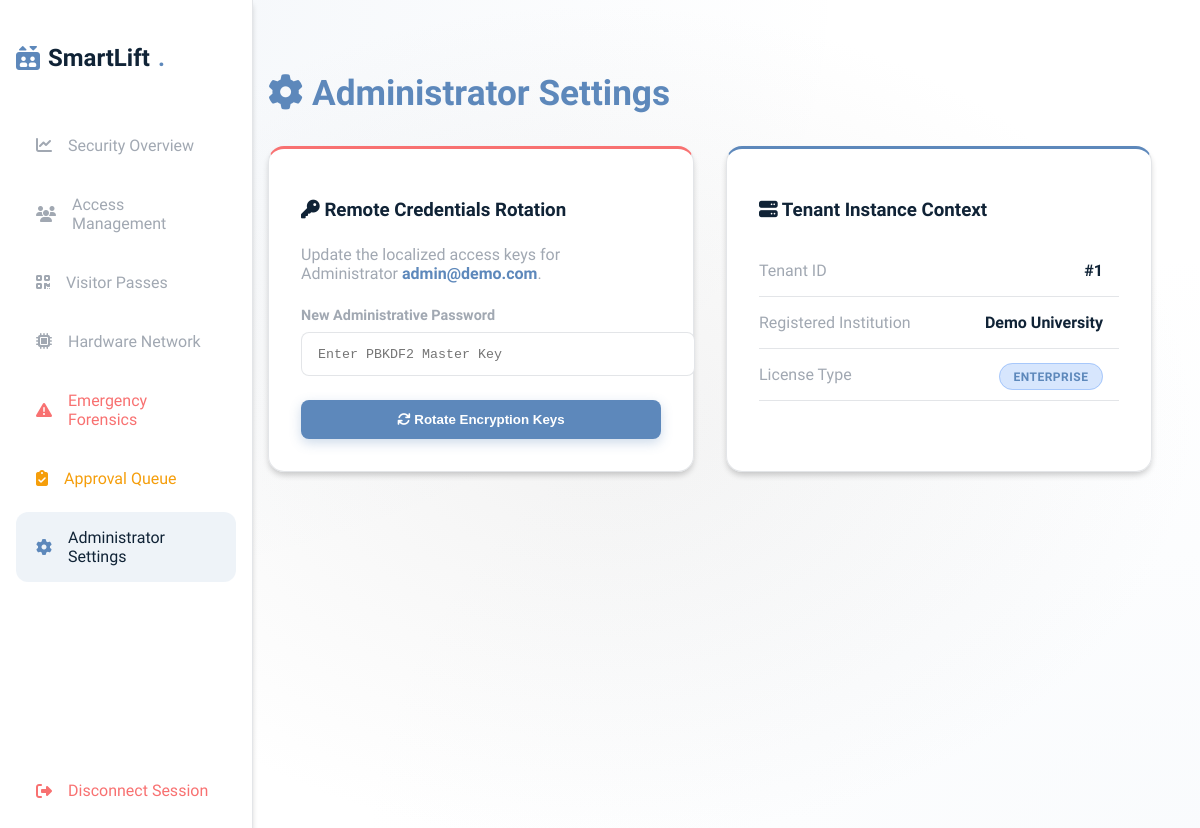
The page /settings (signed in) on the database its author committed.
### models.py (models this page shows)
class Admin(db.Model):
    admin_id = db.Column(db.Integer, primary_key=True) # ER Mapping: admin_id
    email = db.Column(db.String(120), unique=True, nullable=False) # ER Mapping: email
    password = db.Column(db.String(200), nullable=False) # ER Mapping: password
    tenant_id = db.Column(db.Integer, db.ForeignKey('tenant.id'), nullable=False)

class Tenant(db.Model):
    id = db.Column(db.Integer, primary_key=True)
    name = db.Column(db.String(100), nullable=False) # Equivalent to clg_name
    clg_id = db.Column(db.String(50), nullable=True) # ER Mapping: cfg_id
    No_Floor = db.Column(db.Integer, default=5) # ER Mapping: No_Floor
    max_lifts = db.Column(db.Integer, default=5) # Subscription hardware capacity
    primary_color = db.Column(db.String(20), default='#3b82f6')
    logo_path = db.Column(db.String(255), nullable=True)
    subscription_status = db.Column(db.String(50), default='Active')
    subscription_type = db.Column(db.String(50), default='Premium')
    created_at = db.Column(db.DateTime, default=datetime.utcnow)
    admins = db.relationship('Admin', backref='tenant', lazy=True)
    users = db.relationship('User', backref='tenant', lazy=True)
    lifts = db.relationship('Lift', backref='tenant', lazy=True)

### app.py (the view)
@app.route('/settings', methods=['GET', 'POST'])
def settings():
    if 'admin_id' not in session: return redirect(url_for('login'))
    t_id = session['tenant_id']
    tenant = Tenant.query.get(t_id)
    admin = Admin.query.get(session['admin_id'])
    if request.method == 'POST':
        new_pass = request.form.get('new_password')
        if new_pass:
            admin.password = generate_password_hash(new_pass, method='pbkdf2:sha256')
            db.session.commit()
            flash("Administrator security token successfully rotated. Use this password upon next authorization.", "success")
    return render_template('settings.html', tenant=tenant, admin=admin)

### templates/settings.html (shortened to what this page needs)
{% extends 'base.html' %}
{% block content %}
<div class="dashboard-layout">
    {% include 'sidebar.html' %}
    <div class="main-content" style="padding: 3rem;">
        <h1 style="margin-bottom: 2rem; font-size: 2.2rem; color: var(--accent);"><i class="fa-solid fa-gear"></i> Administrator Settings</h1>
        <div style="display: grid; grid-template-columns: 1fr 1fr; gap: 2rem;">
            <div class="glass-panel" style="border-top: 3px solid var(--danger);">
                <h3 style="margin-bottom: 1.5rem;"><i class="fa-solid fa-key"></i> Remote Credentials Rotation</h3>
                <p style="color:var(--text-muted); margin-bottom:1.5rem;">Update the localized access keys for Administrator <strong style="color:var(--accent)">{{ admin.email }}</strong>.</p>
                <form method="POST">
                    <div class="form-group">
                        <label>New Administrative Password</label>
                        <input type="password" name="new_password" required placeholder="Enter PBKDF2 Master Key" style="font-family: monospace;">
                    </div>
                    <button type="submit" class="btn-primary" style="width: 100%;"><i class="fa-solid fa-arrows-rotate"></i> Rotate Encryption Keys</button>
                </form>
            </div>
            <div class="glass-panel" style="border-top: 3px solid var(--accent);">
                <h3 style="margin-bottom: 1.5rem;"><i class="fa-solid fa-server"></i> Tenant Instance Context</h3>
                <table style="width:100%; border-collapse: collapse;">
                    <tr style="border-bottom: 1px solid rgba(255,255,255,0.1);">
                        <td style="padding: 1rem 0; color:var(--text-muted);">Tenant ID</td>
                        <td style="text-align:right; font-weight:bold;">#{{ tenant.id }}</td>
                    </tr>
                    <tr style="border-bottom: 1px solid rgba(255,255,255,0.1);">
                        <td style="padding: 1rem 0; color:var(--text-muted);">Registered Institution</td>
                        <td style="text-align:right; font-weight:bold;">{{ tenant.name }}</td>
                    </tr>
                    <tr style="border-bottom: 1px solid rgba(255,255,255,0.1);">
                        <td style="padding: 1rem 0; color:var(--text-muted);">License Type</td>
                        <td style="text-align:right;"><span class="badge badge-info">{{ tenant.subscription_type }}</span></td>
                    </tr>
                </table>
            </div>
        </div>
    </div>
</div>
{% endblock %}

### static/style.css (style rules this page uses)
:root { --uniform-blue: #102336; --glaucous: #5D88BB; --balmy-blue: #B3CBE4; --full-white: #FFFFFF; --metallic-platinum: #D6D6D6; --gray-chateau: #A1A8B2; --bg-main: #FFFFFF; --bg-secondary: #F5F5F5; --bg-card: rgba(255, 255, 255, 0.95); --border: rgba(161, 168, 178, 0.3); --accent: #5D88BB; --accent-hover: #102336; --accent-glow: rgba(93, 136, 187, 0.3); --secondary: #B3CBE4; --success: #4ade80; --warning: #fbbf24; --danger: #f87171; --text-main: #102336; --text-muted: #A1A8B2; --text-dimmed: #7a8390; --surface: rgba(214, 214, 214, 0.4); --surface-hover: rgba(93, 136, 187, 0.1); }
body { background-color: var(--bg-main); background-image: radial-gradient(at 0% 0%, rgba(93, 136, 187, 0.08) 0px, transparent 50%), radial-gradient(at 100% 100%, rgba(179, 203, 228, 0.08) 0px, transparent 50%), radial-gradient(at 50% 50%, rgba(214, 214, 214, 0.3) 0px, transparent 70%); color: var(--text-main); font-family: 'Plus Jakarta Sans', sans-serif; min-height: 100vh; margin: 0; overflow-x: hidden; }
.glass-panel { background: var(--bg-card); backdrop-filter: blur(10px); -webkit-backdrop-filter: blur(10px); border: 1px solid var(--border); border-radius: 16px; box-shadow: 0 8px 32px rgba(16, 35, 54, 0.1); padding: 2rem; box-shadow: 0 4px 6px -1px rgba(0, 0, 0, 0.2); }
.dashboard-layout { display: grid; grid-template-columns: 280px 1fr; min-height: 100vh; }
.main-content { padding: 2rem 2.5rem; }
.btn-primary { background: var(--accent); color: white; padding: 0.75rem 1.5rem; border-radius: 8px; border: none; font-weight: 600; cursor: pointer; transition: all 0.2s; box-shadow: 0 4px 12px rgba(93, 136, 187, 0.3); display: inline-block; }
.form-group { margin-bottom: 1.5rem; }
.form-group label { display: block; margin-bottom: 0.5rem; color: var(--text-muted); font-size: 0.9rem; font-weight: 600; }
input, select { width: 100%; padding: 0.85rem 1rem; background: white; border: 1.5px solid var(--border); border-radius: 8px; color: var(--text-main); }
.badge { padding: 0.35rem 0.85rem; border-radius: 9999px; font-size: 0.75rem; font-weight: 700; letter-spacing: 0.5px; text-transform: uppercase; }
.badge-info { background: rgba(59, 130, 246, 0.2); color: var(--accent); border: 1px solid rgba(59,130,246,0.3); }
table { width: 100%; border-collapse: collapse; margin-top: 1rem; }
th, td { padding: 16px; text-align: left; border-bottom: 1px solid var(--border); }
@media (max-width: 1200px) { .dashboard-layout { grid-template-columns: 220px 1fr; } }
@media (max-width: 1200px) { .main-content { padding: 2rem; } }
@media (max-width: 1200px) { h1 { font-size: 2rem; } }
tbody tr { transition: all 0.2s ease; }
.glass-panel { transition: all 0.3s ease; }

### rows shown on the page
Admin: email "admin@demo.com"
Tenant: id "1", name "Demo University", subscription_type "ENTERPRISE"
